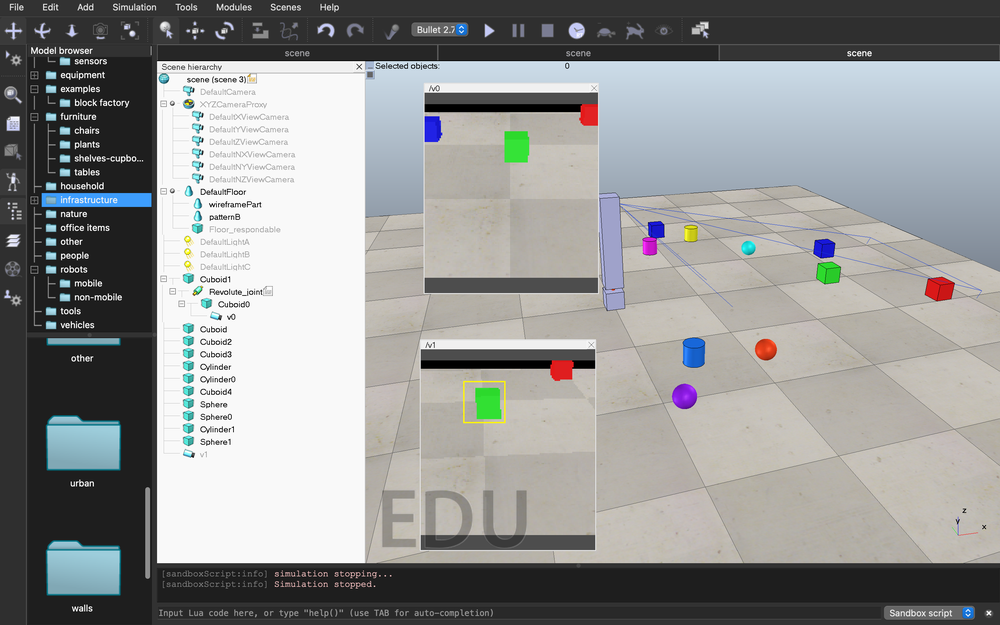
#> input picture project1.png, 1000 x 625 px, shrunk from 2878 x 1800 before the run; its folder holds only this picture in this run
$ python -i vision_sensor_Gobj_detector.py   (imports and definitions only)
#> lines starting #> are read from the running program, lines starting #| are printed output that depends on the picture; after the words box and inside, x2 and y2 are one past the last pixel; in counts of white or black regions, pixels touching at a corner belong together
#> further down, picture is the input picture: shape (625, 1000, 3); mean B, G, R 147.5, 148.2, 147
from coppeliasim_zmqremoteapi_client import RemoteAPIClient
import os
import cv2 , numpy

# Funtion to get the centroid of the green object if found
def track_green_object(image):
    if image is None:
        return None

    # Convert the image to BGR format if it's not already
    if len(image.shape) == 3 and image.shape[2] == 4:
        image = cv2.cvtColor(image, cv2.COLOR_BGRA2BGR)
    # Blur the image to reduce noise
    blur = cv2.GaussianBlur(image, (5,5),0)

    # Convert BGR to HSV
    hsv = cv2.cvtColor(blur, cv2.COLOR_BGR2HSV)
#> hsv: shape (625, 1000, 3); mean H, S, V 25.2, 15.7, 153.2

    # Threshold the HSV image for only green colors
    lower_green = numpy.array([40,70,70])
    upper_green = numpy.array([80,200,200])

    # Threshold the HSV image to get only green colors
    mask = cv2.inRange(hsv, lower_green, upper_green)
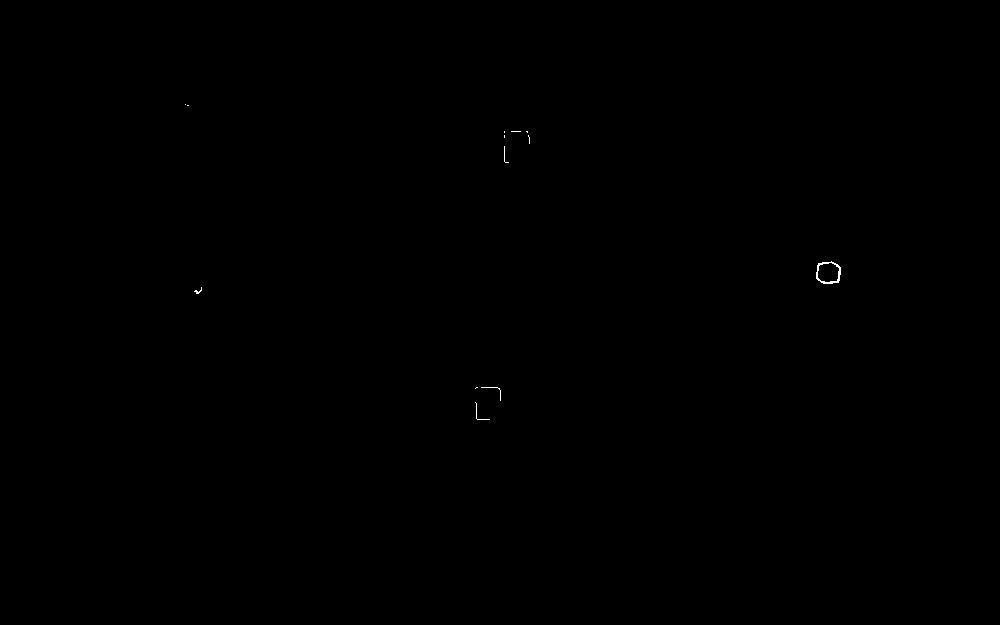
#> mask: shape (625, 1000); 0.05% white in thin lines or dots, all inside (x1, y1, x2, y2) = (185, 104, 841, 420)

    # Blur the mask
    bmask = cv2.GaussianBlur(mask, (5,5),0)

    # Take the moments to get the centroid
    moments = cv2.moments(bmask)
#> moments = moments, m00 74076, centre m10/m00, m01/m00 = (651.3, 279.6)
    m00 = moments['m00']
#> m00 = 74076
    centroid_x, centroid_y = None, None
    if m00 != 0:
        centroid_x = int(moments['m10']/m00)
#> centroid_x = 651
        centroid_y = int(moments['m01']/m00)
#> centroid_y = 279

    # Assume no centroid
    ctr = None

    # Use centroid if it exists
    if centroid_x != None and centroid_y != None:
        ctr = (centroid_x, centroid_y)
#> ctr = (651, 279)
    return ctr


# [1 line that did not run here, left out]
# [1 line that did not run here, left out]
# get the vision sensors handle
# [1 line that did not run here, left out]
# [1 line that did not run here, left out]
# empty the output directory at first
# [1 line that did not run here, left out]
# [39 lines not run here, left out]

>>> import cv2
>>> picture = cv2.imread('../project1.png')
>>> result = track_green_object(picture)
#> result = (651, 279)
